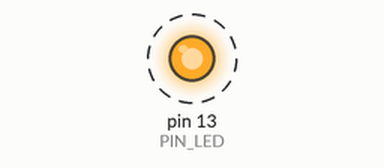
Simulated run of this sketch. Board: Arduino Uno, built with avr-gcc and run on an emulated ATmega328P. Shown: output pins drawn as LEDs (lit = HIGH). Dashed ring = blinking. What the sketch prints to the serial monitor is not drawn.

Above: at 0.5 s.
Timing chart, 0 to 4.6 s (numbered marks = the images above):
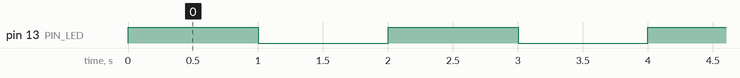

The sketch:

04_example_3.ino
```cpp
#define PIN_LED 13
unsigned int count, toggle;

void setup() {
  pinMode(PIN_LED, OUTPUT);
  // Initialize serial and wait for port to open
  Serial.begin(115200); //baud를 맞춰줘야 원하는 결과가 나옴
  while(!Serial){
    ;//wait for serial port to connect. Needed for native USB
  }
  Serial.println("Hello World!");
  count = toggle = 0; //대부분의 코드는 우측에서 좌측으로 실행(toggle >> count)
  digitalWrite(PIN_LED, toggle); // turn off LED.
}

void loop() {
  Serial.println(++count); //선행 연산자(알아볼것)
  toggle = toggle_status(toggle); //toggle LED value
  digitalWrite(PIN_LED, toggle); //update LED status
  delay(1000); //값의 단위는 밀리초 (= 1초 기다림)
}

int toggle_status(int toggle){
  return !toggle;
}
```

Measured:
- by itself, pin 13 (PIN_LED): alternates HIGH for 1.0 s and LOW for 1.0 s
